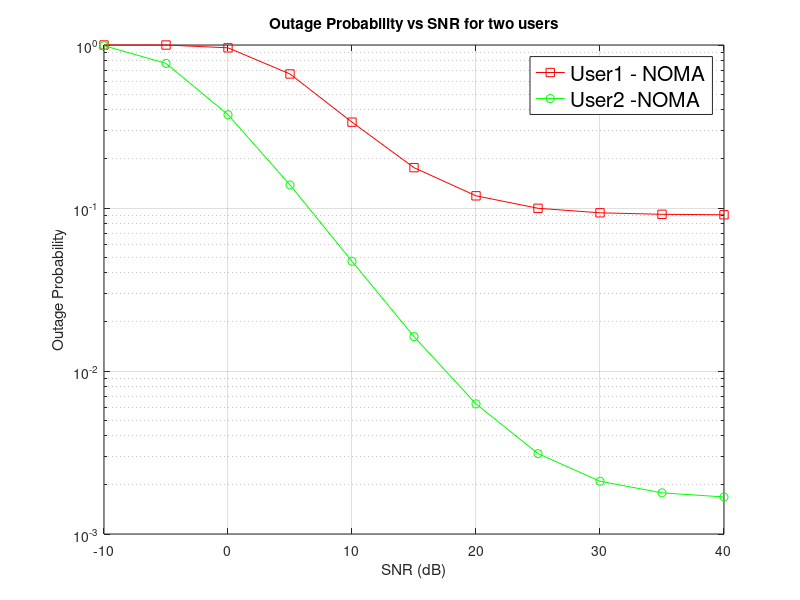

Write MATLAB code to recreate this figure.
% Outage probability for the two users

clc; 
close all; 
clear all;

SNR_dB = -10:5:40; % transmit SNR in dB scale 
SNR_linear = db2pow(SNR_dB); % transmit SNR in linear scale(convert db to power) 

a1 = 0.2; % power-allocation coefficient for the strong user user1
a2 = 1 - a1; % power-allocation coefficient for the weak user user2 

R1 = 3; % target data rate for user1 in bps/Hz
R2 = 0.5; % target data rate for user2 in bps/Hz

d = 0.3; % Normalized distance between BS and user1

alpha = 2; % path-loss exponent 

Omega_1 = d^(-alpha); % mean square value of the channel coefficient between BS and user1
Omega_LI = db2pow(-15); % mean square value of the self-interference channel

Omega_2 = 1; % mean-square value of the channel coefficients between BS and user2

R_1 = 2^R1 - 1; % SNR threshold for user 1 
R_2 = 2^R2 - 1; % SNR threshold for user 2

tau_1 = R_2./ (SNR_linear * ( a2 - a1 * R_2 ) );
beta_1 = R_1 ./ (a1 * SNR_linear);

theta_1 = max(tau_1, beta_1);
varpi = 1; % For FD operation

% Calculation of outage probabilities 

Outage_P1 = 1 - ( Omega_1 * exp( - theta_1 / Omega_1 ) ./ ( Omega_1 + SNR_linear .* theta_1 * Omega_LI) ); % User1

Outage_P2 = 1 - Omega_1 * exp( - ( (tau_1/Omega_1 ) + ( R_2./ (SNR_linear * Omega_2 ) ) ) ) ./ ...
                    (Omega_1 + SNR_linear .* varpi .* tau_1 * Omega_LI);
%Plotting 

figure;
semilogy(SNR_dB, Outage_P1, '-sr', SNR_dB, Outage_P2, '-og');
grid on;

xlabel('SNR (dB)');
ylabel('Outage Probability');
title('Outage Probability vs SNR for two users');
legend({'User1 - NOMA','User2 -NOMA'}, 'Location', 'Best', 'FontSize', 15);
